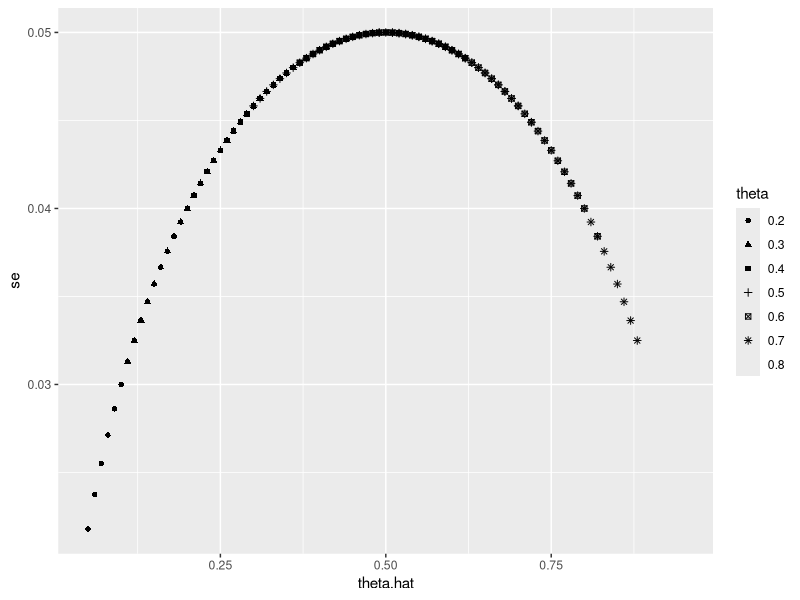
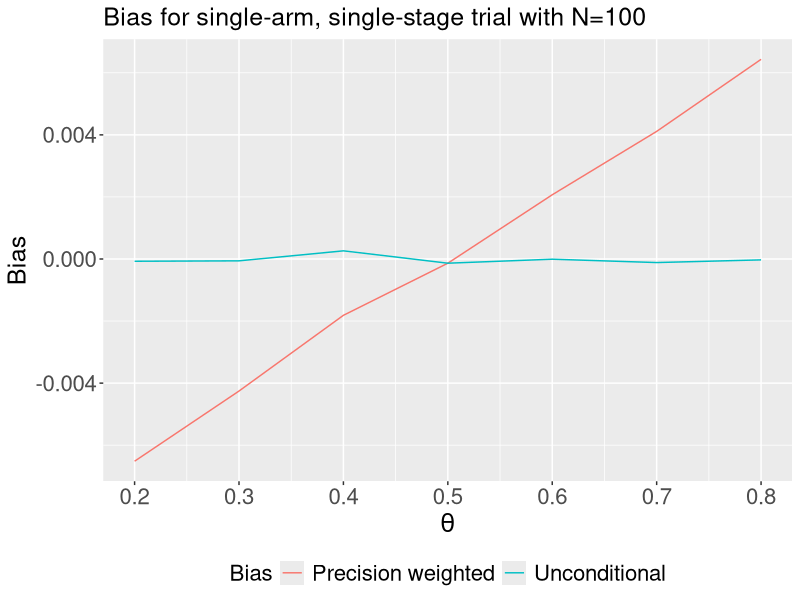
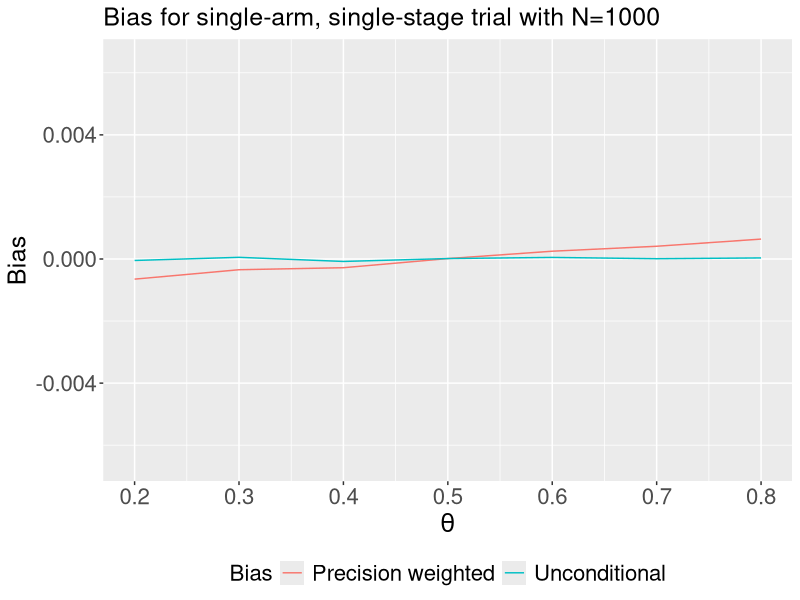
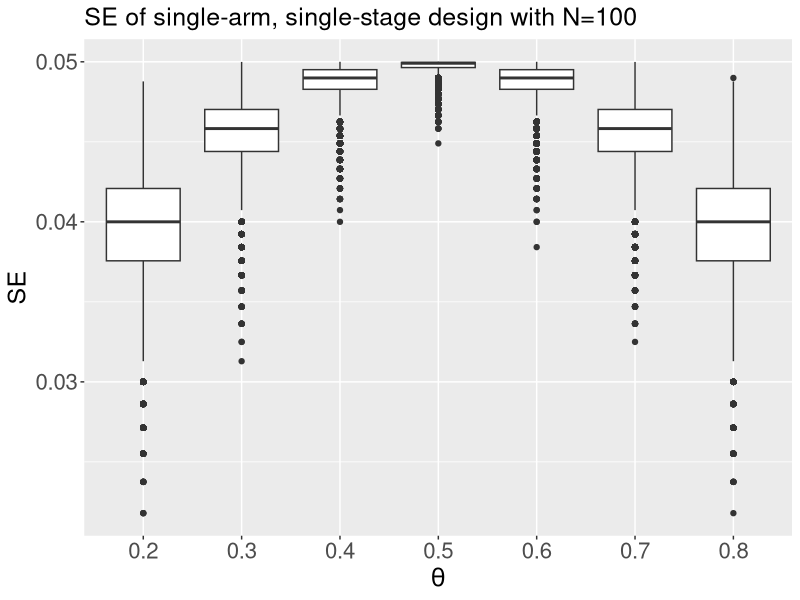
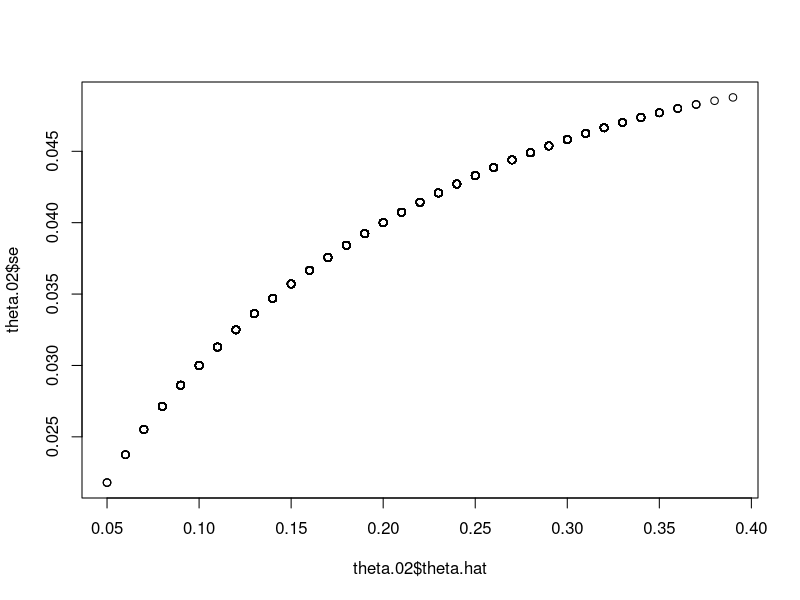

Reproduce these figures in R, in order.
## ---- chunk 1
knitr::opts_chunk$set(
  collapse = TRUE,
  dev='png',
  fig.path="figures/",
  comment = "#>"
)
## ---- chunk 2
#library(pwb)
library(ggplot2)
## ---- chunk 3
# Simulate single-stage design:
nsims <- 1e5
N <- 100
theta.vec <- seq(0.2, 0.8, 0.1)
unadjusted <- pwbias <- numeric(length(theta.vec))
se.list <- theta.hat.list <- vector("list", length(theta.vec))


for (i in 1:length(theta.vec)) {
  responses <- rbinom(nsims, N, theta.vec[i])
  theta.hat <- responses/N
  unadjusted[i] <- mean(theta.hat-theta.vec[i])
  se <- sqrt(theta.hat*(1-theta.hat)/N)
  pwbias[i] <- weighted.mean(x=theta.hat-theta.vec[i], w=1/se^2)
  theta.hat.list[[i]] <- theta.hat
  se.list[[i]] <- se
}

dat <- data.frame(theta=rep(theta.vec, times=2),
                  bias=c(unadjusted, pwbias),
                  type=rep(c("Unconditional", "Precision weighted"), each=length(theta.vec)))

se.df <- data.frame(theta.hat=unlist(theta.hat.list),
                    se=unlist(se.list),
                    theta=rep(as.character(theta.vec), each=nsims))
## ---- chunk 4
# par(mfrow=c(3,3))
# for(i in 1:length(theta.vec)){
#   plot(x=theta.hat.list[[i]], y=se.list[[i]])
# }
# par(mfrow=c(3,3))
se.df.parsim <- se.df[!duplicated(se.df),]
nrow(se.df.parsim)
ggplot(se.df.parsim, aes(x=theta.hat, y=se, shape=theta))+
  geom_point()
## ---- chunk 5
    theme_update(axis.text=element_text(size=16),
          axis.title=element_text(size=18),
          legend.text=element_text(size=16),
          legend.title=element_text(size=16),
          plot.title=element_text(size=18))
ggplot(data=dat, mapping=aes(x=theta, y=bias, col=type))+
  geom_line()+
  labs(title="Bias for single-arm, single-stage trial with N=100")+
    scale_x_continuous(breaks=theta.vec)+
    scale_y_continuous(limits = range(dat$bias, na.rm=T))+
    theme(legend.position="bottom", legend.title=element_text())+
  ylab("Bias")+
  xlab(expression(theta))+
  guides(col=guide_legend(title="Bias"))
## ---- chunk 6
N <- 1000
unadjusted <- pwbias <- numeric(length(theta.vec))

for (i in 1:length(theta.vec)) {
  responses <- rbinom(nsims, N, theta.vec[i])
  theta.hat <- responses/N
  unadjusted[i] <- mean(theta.hat-theta.vec[i])
  se <- sqrt(theta.hat*(1-theta.hat)/N)
  pwbias[i] <- weighted.mean(x=theta.hat-theta.vec[i], w=1/se^2)
}

dat1000 <- data.frame(theta=rep(theta.vec, times=2),
                  bias=c(unadjusted, pwbias),
                  type=rep(c("Unconditional", "Precision weighted"), each=length(theta.vec)))

ggplot(data=dat1000, mapping=aes(x=theta, y=bias, col=type))+
  geom_line()+
  labs(title="Bias for single-arm, single-stage trial with N=1000")+
    scale_x_continuous(breaks=theta.vec)+
    scale_y_continuous(limits = range(dat$bias, na.rm=T))+
  theme(legend.position="bottom")+
  ylab("Bias")+
  xlab(expression(theta))+
  guides(col=guide_legend(title="Bias"))

## ---- chunk 7
ggplot(data=se.df, mapping=aes(x=theta, y=se))+
  geom_boxplot()+
  xlab(expression(theta))+
  ylab("SE")+
  labs(title="SE of single-arm, single-stage design with N=100")
## ---- chunk 8
head(se.df)
## ---- chunk 9
theta.02 <- se.df[se.df$theta==0.2, ]
plot(x=theta.02$theta.hat, y=theta.02$se)
